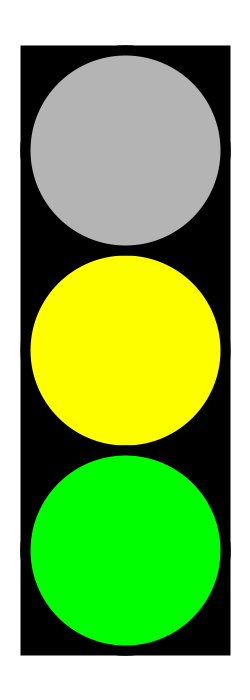
Frame 1 (no input)
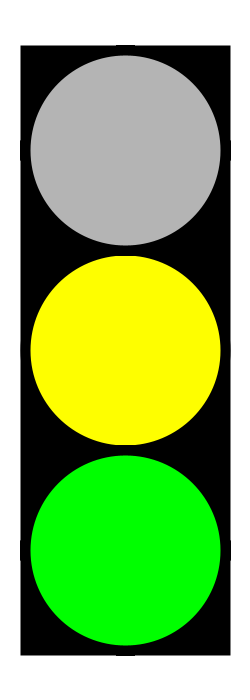
Frame 60 (the mouse pressed at the canvas centre just before this capture)
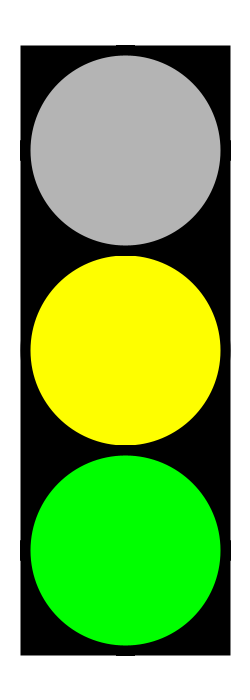
Frame 120 (the mouse held since frame 60 and released just before this capture)

The Processing sketch that drew these frames (run headless with seeded random() and noise(); from frame 60 on, the mouse is pressed at the canvas centre):

// Processing sketch: task_3
// ── task_3.pde
color r = color(255, 0, 0);
color g = color(0, 255, 0);
color b = color(0, 0, 255);
float bg = (0);

void setup() {

  size(250, 700);
  stroke(0);
  strokeWeight(10);
  background(255);
  rectMode(CENTER);
  fill(0);
  rect(125, 350, 200, 600);
  ellipseMode(CENTER);
  fill(180);
  ellipse(width/2, height/2-200, 200, 200);
  fill(r+g);
  ellipse(width/2, height/2, 200, 200);
  ellipse(width/2, height/2+200, 200, 200);
}

int i = 1;
void draw() {
  frameRate(5);
  if(i>25){
    fill(r);
    ellipse(width/2, height/2-200, 200, 200);
    fill(180);
    ellipse(width/2, height/2+200, 200, 200);
  }
  else{
   fill(g);
   ellipse(width/2, height/2+200, 200, 200);
   fill(180);
   ellipse(width/2, height/2-200, 200, 200);
  }
  i++;
  if(i == 50){
      i = 1;

}
}
